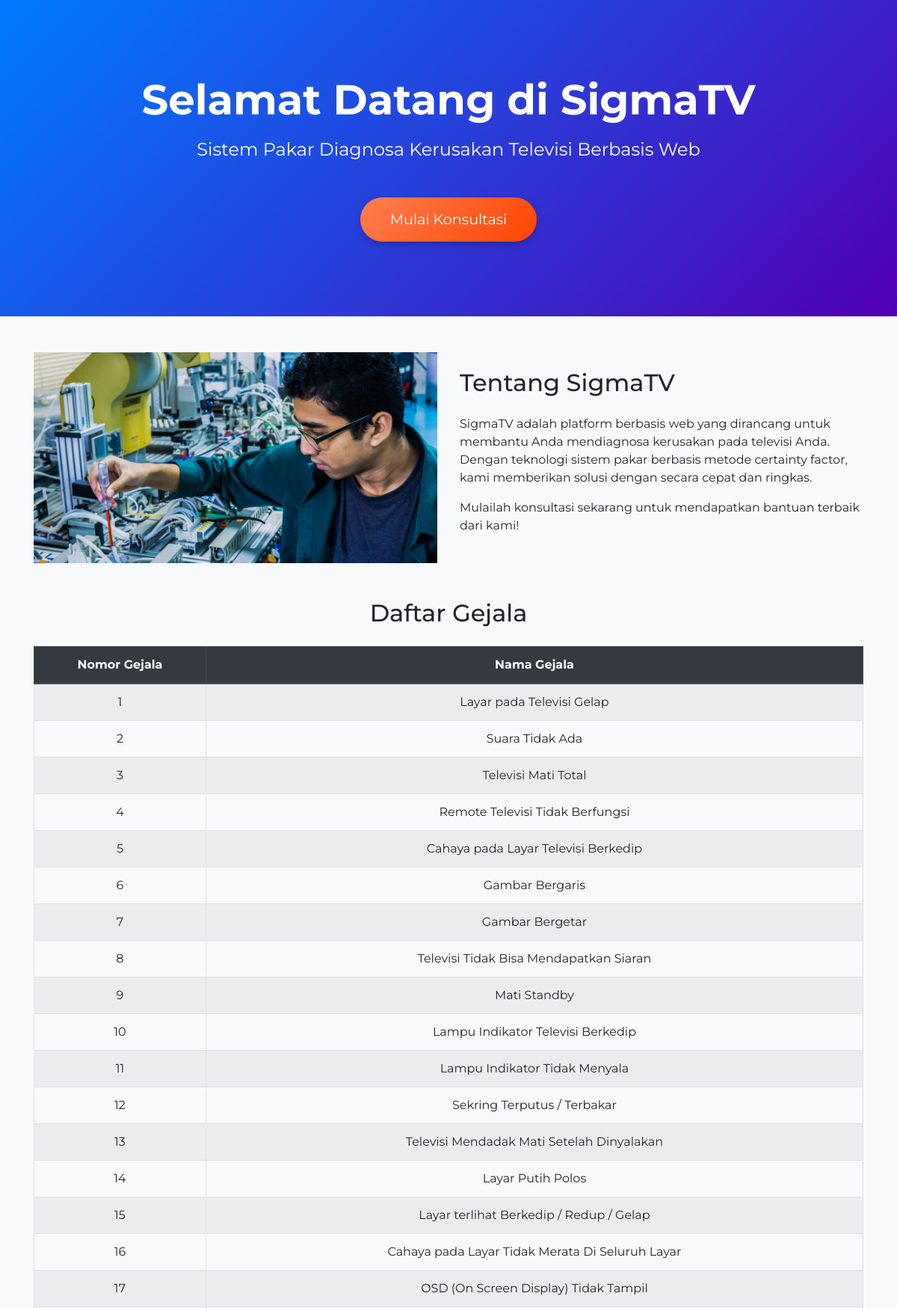
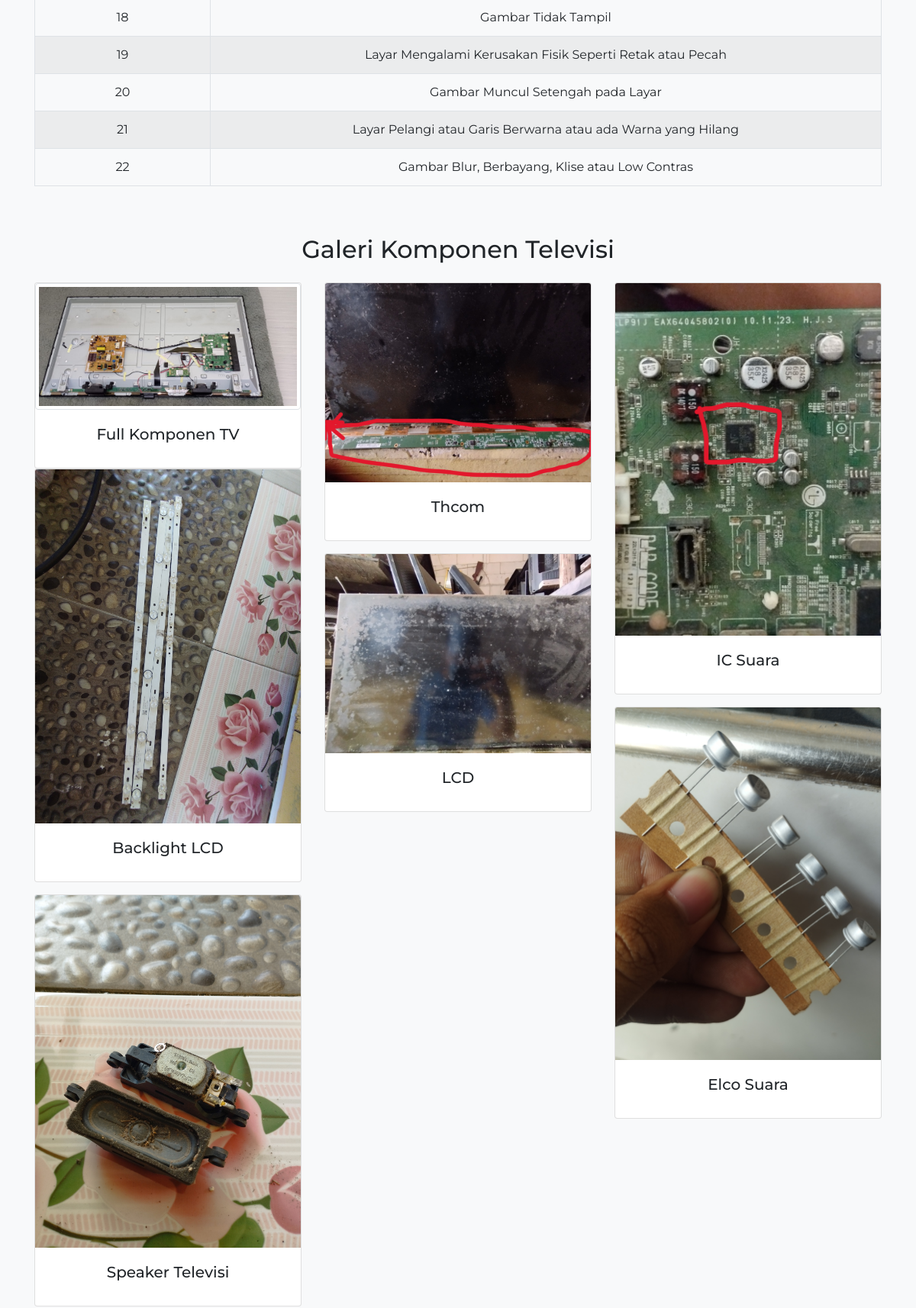
The page / (upper part) on the database its author committed (2 pictures, top to bottom).
### tables this page shows
CREATE TABLE `gejala_kerusakan` (
  `ID_GEJALA` int(11) NOT NULL,
  `NAMA_GEJALA` text DEFAULT NULL
);

### koneksi.php (called while the page is built, shortened)
<?php
class koneksi
{
  private $_host = 'localhost';
  private $_username = 'root';
  private $_password = '';
  private $_database = 'kerusakan_televisi';
  public function __construct()
  {
    $this->conn = new mysqli($this->_host, $this->_username, $this->_password, $this->_database);
  }
}
?>

### crud_tvRev.php (called while the page is built, shortened)
<?php
include 'koneksi.php';
class Crud extends koneksi
{
    public function readGejala()
    {
        $sql = "SELECT * FROM gejala_kerusakan";
        $result = $this->conn->query($sql);
        $rows = [];
        while ($row = $result->fetch_assoc()) {
            $rows[] = $row;
        }
        return $rows;
    }
}

### index.php (the view, shortened to what this page needs)
<?php
include('crud_tvRev.php');
$crud = new Crud();
$arrayName = $crud->readGejala();
?>
<!DOCTYPE html>
<html lang="en">
<head>
    <link href="https://cdn.jsdelivr.net/npm/bootstrap@4.6.2/dist/css/bootstrap.min.css" rel="stylesheet">
</head>
<body>
    <div class="hero-section">
        <h1>Selamat Datang di SigmaTV</h1>
        <p>Sistem Pakar Diagnosa Kerusakan Televisi Berbasis Web</p>
        <a href="konsul.php" class="btn btn-light btn-lg">Mulai Konsultasi</a>
    </div>
    <div class="container my-5">
        <div class="row align-items-center">
            <div class="col-md-6">
                <img src="images/Electronics-Technician-Career-Path.jpg" class="img-fluid" alt="Technician">
            </div>
            <div class="col-md-6">
                <h2 class="mb-4">Tentang SigmaTV</h2>
                <p>SigmaTV adalah platform berbasis web yang dirancang untuk membantu Anda mendiagnosa kerusakan pada televisi Anda. Dengan teknologi sistem pakar berbasis metode certainty factor, kami memberikan solusi dengan secara cepat dan ringkas.</p>
                <p>Mulailah konsultasi sekarang untuk mendapatkan bantuan terbaik dari kami!</p>
            </div>
        </div>
    </div>
    <div class="container my-5">
        <h2 class="text-center mb-4">Daftar Gejala</h2>
        <div class="table-responsive">
            <table class="table table-striped table-bordered">
                <thead class="thead-dark">
                    <tr>
                        <th class="text-center">Nomor Gejala</th>
                        <th class="text-center">Nama Gejala</th>
                    </tr>
                </thead>
                <tbody>
                    <?php foreach ($arrayName as $r) { ?>
                        <tr>
                            <td class="text-center"><?php echo $r["ID_GEJALA"]; ?></td>
                            <td class="text-center"><?php echo $r["NAMA_GEJALA"]; ?></td>
                        </tr>
                    <?php } ?>
                </tbody>
            </table>
        </div>
    </div>
    <div class="container my-5">
        <h2 class="text-center mb-4">Galeri Komponen Televisi</h2>
        <div class="row">
                <div class="col-md-4 mb-4">
                    <div class="card">
                        <a href="images/1747451810955.jpg" target="_blank" class="zoom-img">
                            <img src="images/1747451810955.jpg" class="img-thumbnail" alt="" style="cursor: zoom-in;">
                        </a>
                        <div class="card-body">
                            <h5 class="card-title text-center">Full Komponen TV </h5>
                        </div>
                    </div>
                    <div class="card">
                        <img src="images/BacklightTV.jpg" class="card-img-top" alt="">
                        <div class="card-body">
                            <h5 class="card-title text-center">Backlight LCD</h5>
                        </div>
                    </div>
                    <div class="card mt-3">
                        <img src="images/Speaker.jpg" class="card-img-top" alt="">
                        <div class="card-body">
                            <h5 class="card-title text-center">Speaker Televisi</h5>
                        </div>
                    </div>
                </div>
                <div class="col-md-4 mb-4">
                    <div class="card">
                        <img src="images\Thcom.jpg" class="card-img-top" alt="">
                        <div class="card-body">
                            <h5 class="card-title text-center">Thcom</h5>
                        </div>
                    </div>
                    <div class="card mt-3">
                        <img src="images\LCDtv.jpg" class="card-img-top" alt="">
                        <div class="card-body">
                            <h5 class="card-title text-center">LCD</h5>
                        </div>
                    </div>
                </div>
                <div class="col-md-4 mb-4">
                    <div class="card">
                        <img src="images\ICsuara.jpg" class="card-img-top" alt="">
                        <div class="card-body">
                            <h5 class="card-title text-center">IC Suara</h5>
                        </div>
                    </div>
                    <div class="card mt-3">
                        <img src="images\ElcoSuaraTV.jpg" class="card-img-top" alt="">
                        <div class="card-body">
                            <h5 class="card-title text-center">Elco Suara</h5>
                        </div>
                    </div>
                </div>
        </div>
    </div>
</body>
</html>

### index.php (style rules this page uses)
body { font-family: 'Montserrat', sans-serif; background-color: #f8f9fa; }
.hero-section { background: linear-gradient(135deg, #007bff, rgb(81, 0, 179)); color: white; padding: 100px 20px; text-align: center; }
.hero-section h1 { font-size: 3.5rem; font-weight: 700; }
.hero-section p { font-size: 1.5rem; margin-top: 15px; }
.hero-section .btn { margin-top: 30px; padding: 15px 40px; font-size: 1.2rem; background: linear-gradient(135deg, #ff7f50, #ff4500); color: white; border: none; border-radius: 50px; transition: all 0.3s ease; box-shadow: 0 4px 8px rgba(0, 0, 0, 0.2); }

### rows shown on the page
gejala_kerusakan: ID_GEJALA "1", NAMA_GEJALA "Layar pada Televisi Gelap"
gejala_kerusakan: ID_GEJALA "2", NAMA_GEJALA "Suara Tidak Ada"
gejala_kerusakan: ID_GEJALA "3", NAMA_GEJALA "Televisi Mati Total"
gejala_kerusakan: ID_GEJALA "4", NAMA_GEJALA "Remote Televisi Tidak Berfungsi"
gejala_kerusakan: ID_GEJALA "5", NAMA_GEJALA "Cahaya pada Layar Televisi Berkedip"
gejala_kerusakan: ID_GEJALA "6", NAMA_GEJALA "Gambar Bergaris"
gejala_kerusakan: ID_GEJALA "7", NAMA_GEJALA "Gambar Bergetar"
gejala_kerusakan: ID_GEJALA "8", NAMA_GEJALA "Televisi Tidak Bisa Mendapatkan Siaran"
gejala_kerusakan: ID_GEJALA "9", NAMA_GEJALA "Mati Standby"
gejala_kerusakan: ID_GEJALA "10", NAMA_GEJALA "Lampu Indikator Televisi Berkedip"
gejala_kerusakan: ID_GEJALA "11", NAMA_GEJALA "Lampu Indikator Tidak Menyala"
gejala_kerusakan: ID_GEJALA "12", NAMA_GEJALA "Sekring Terputus / Terbakar"
gejala_kerusakan: ID_GEJALA "13", NAMA_GEJALA "Televisi Mendadak Mati Setelah Dinyalakan"
gejala_kerusakan: ID_GEJALA "14", NAMA_GEJALA "Layar Putih Polos"
gejala_kerusakan: ID_GEJALA "15", NAMA_GEJALA "Layar terlihat Berkedip / Redup / Gelap"
gejala_kerusakan: ID_GEJALA "16", NAMA_GEJALA "Cahaya pada Layar Tidak Merata Di Seluruh Layar"
gejala_kerusakan: ID_GEJALA "17", NAMA_GEJALA "OSD (On Screen Display) Tidak Tampil"
gejala_kerusakan: ID_GEJALA "18", NAMA_GEJALA "Gambar Tidak Tampil"
gejala_kerusakan: ID_GEJALA "19", NAMA_GEJALA "Layar Mengalami Kerusakan Fisik Seperti Retak atau Pecah"
gejala_kerusakan: ID_GEJALA "20", NAMA_GEJALA "Gambar Muncul Setengah pada Layar"
gejala_kerusakan: ID_GEJALA "21", NAMA_GEJALA "Layar Pelangi atau Garis Berwarna atau ada Warna yang Hilang"
gejala_kerusakan: ID_GEJALA "22", NAMA_GEJALA "Gambar Blur, Berbayang, Klise atau Low Contras"
